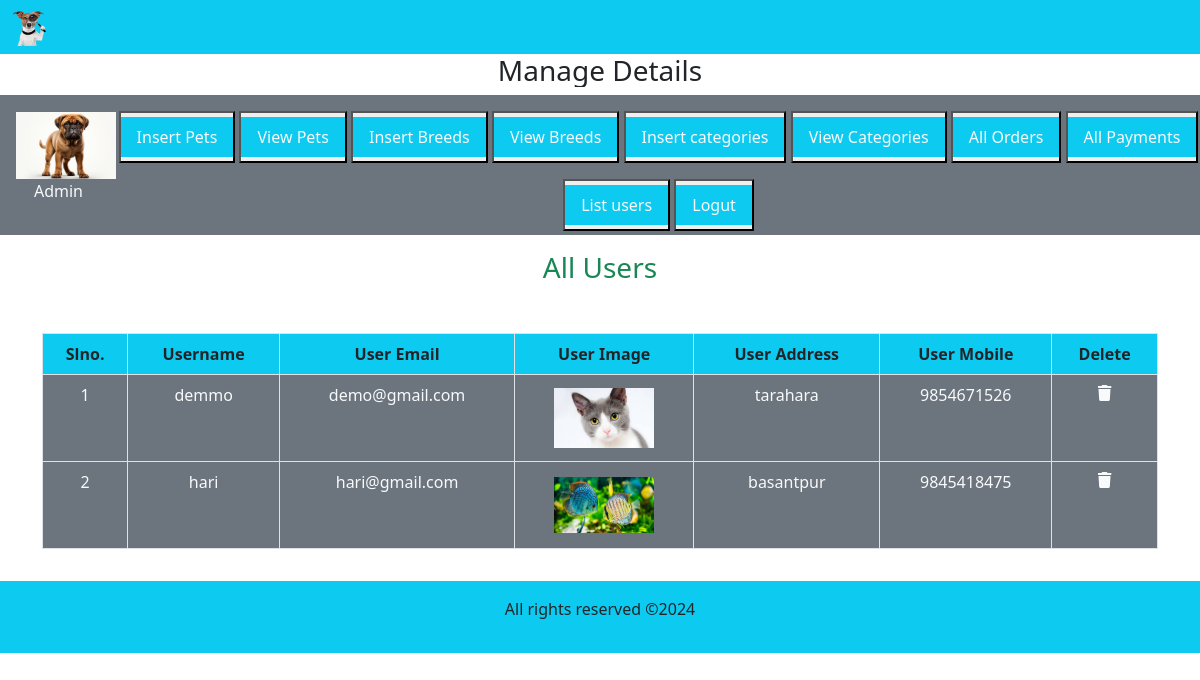
Page /admin_area/index.php?list_users on the committed database.
### tables this page shows
CREATE TABLE `user_table` (
  `user_id` int(11) NOT NULL,
  `username` varchar(100) NOT NULL,
  `user_email` varchar(100) NOT NULL,
  `user_password` varchar(255) NOT NULL,
  `user_image` varchar(255) NOT NULL,
  `user_ip` varchar(100) NOT NULL,
  `user_address` varchar(255) NOT NULL,
  `user_mobile` varchar(20) NOT NULL
);

### admin_area/list_users.php (the view, shortened to what this page needs)
<h3 class="text-center text-success">All Users</h3>
<table class="table table-bordered mt-5">
    <thead class="bg-info">
<?php
$get_payments="select * from `user_table`";
$result=mysqli_query($con,$get_payments);
$row_count=mysqli_num_rows($result);
echo"    <tr class=text-center>
            <th>Slno.</th>
            <th>Username</th>
            <th>User Email</th>
            <th>User Image</th>
            <th>User Address</th>
            <th>User Mobile</th>
            <th>Delete</th>
            </tr>
            </thead>
            <tbody class='bg-secondary text-light'>";
if($row_count==0){
    echo "<h2 class='bg-danger text-center mt-5'>No Users Yet</h2>";
}else{
    $number=0;
    while($row_data=mysqli_fetch_assoc($result)){
        $username=$row_data['username'];
        $user_email=$row_data['user_email'];
        $user_image=$row_data['user_image'];
        $user_address=$row_data['user_address'];
        $user_mobile=$row_data['user_mobile'];
        $number++;
        echo" <tr class=text-center>
            <td>$number</td>
            <td>$username</td>
            <td>$user_email</td>
            <td><img src='../users_area/user_images/$user_image' alt=$username class='product_img'/></td>
            <td>$user_address</td>
            <td>$user_mobile</td>
            <td><a href='' class='text-light'> <i class='fa-solid fa-trash'></i></a></td>
        </tr>";
    }
}
?>
    </tbody>
</table>

### style.css (style rules this page uses)
* { margin:0; padding:0; box-sizing:border-box; overflow-x:hidden; }

### admin_area/index.php (style rules this page uses)
.product_img { width:100px; height:70px; object-fit:contain; }

### rows in the picture
user_table: username "demmo", user_email "demo@gmail.com", user_image (picture), user_address "tarahara", user_mobile "9854671526"
user_table: username "hari", user_email "hari@gmail.com", user_image (picture), user_address "basantpur", user_mobile "9845418475"
